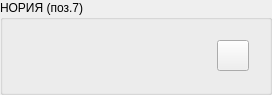
  <widget class="QGroupBox" name="panel_noria">
   <property name="geometry">
    <rect>
     <x>1560</x>
     <y>870</y>
     <width>272</width>
     <height>70</height>
    </rect>
   </property>
   <property name="title">
    <string>НОРИЯ (поз.7)</string>
   </property>
   <property name="style" stdset="0">
    <string>vodoley</string>
   </property>
   <layout class="QVBoxLayout" name="verticalLayout_6">
    <item alignment="Qt::AlignBottom">
     <widget class="QWidget" name="status_row_4" native="true">
      <layout class="QHBoxLayout" name="horizontalLayout_15">
       <item>
        <widget class="QLabel" name="powered_7">
         <property name="enabled">
          <bool>false</bool>
         </property>
         <property name="minimumSize">
          <size>
           <width>32</width>
           <height>32</height>
          </size>
         </property>
         <property name="maximumSize">
          <size>
           <width>32</width>
           <height>32</height>
          </size>
         </property>
         <property name="toolTip">
          <string>Авария ЧП. Возможно потребуется выключить-включить ЧП 9</string>
         </property>
         <property name="text">
          <string/>
         </property>
         <property name="pixmap">
          <pixmap resource="../resources.qrc">:/bolt.png</pixmap>
         </property>
         <property name="scaledContents">
          <bool>true</bool>
         </property>
        </widget>
       </item>
       <item>
        <widget class="QLabel" name="emergency_7">
         <property name="enabled">
          <bool>false</bool>
         </property>
         <property name="minimumSize">
          <size>
           <width>32</width>
           <height>32</height>
          </size>
         </property>
         <property name="maximumSize">
          <size>
           <width>32</width>
           <height>32</height>
          </size>
         </property>
         <property name="toolTip">
          <string>Аварийный останов по месту нажат</string>
         </property>
         <property name="text">
          <string/>
         </property>
         <property name="pixmap">
          <pixmap resource="../resources.qrc">:/hand.png</pixmap>
         </property>
         <property name="scaledContents">
          <bool>true</bool>
         </property>
        </widget>
       </item>
       <item>
        <widget class="QLabel" name="label_55">
         <property name="enabled">
          <bool>false</bool>
         </property>
         <property name="minimumSize">
          <size>
           <width>32</width>
           <height>32</height>
          </size>
         </property>
         <property name="maximumSize">
          <size>
           <width>32</width>
           <height>32</height>
          </size>
         </property>
         <property name="toolTip">
          <string>Включать норию нельзя (вибросито не включено)</string>
         </property>
         <property name="text">
          <string/>
         </property>
         <property name="pixmap">
          <pixmap resource="../resources.qrc">:/locked.png</pixmap>
         </property>
         <property name="scaledContents">
          <bool>true</bool>
         </property>
        </widget>
       </item>
       <item>
        <widget class="QLabel" name="label_54">
         <property name="minimumSize">
          <size>
           <width>32</width>
           <height>32</height>
          </size>
         </property>
         <property name="maximumSize">
          <size>
           <width>32</width>
           <height>32</height>
          </size>
         </property>
         <property name="toolTip">
          <string>Датчик обрыва сработал</string>
         </property>
         <property name="text">
          <string/>
         </property>
         <property name="pixmap">
          <pixmap resource="../resources.qrc">:/broken-link.png</pixmap>
         </property>
         <property name="scaledContents">
          <bool>true</bool>
         </property>
        </widget>
       </item>
       <item>
        <spacer name="horizontalSpacer_4">
         <property name="orientation">
          <enum>Qt::Horizontal</enum>
         </property>
         <property name="sizeHint" stdset="0">
          <size>
           <width>40</width>
           <height>20</height>
          </size>
         </property>
        </spacer>
       </item>
       <item>
        <widget class="QToolButton" name="toolButton_4">
         <property name="text">
          <string/>
         </property>
         <property name="icon">
          <iconset theme="system-settings">
           <normaloff>../../../../.designer/backup</normaloff>../../../../.designer/backup</iconset>
         </property>
         <property name="iconSize">
          <size>
           <width>24</width>
           <height>24</height>
          </size>
         </property>
        </widget>
       </item>
      </layout>
     </widget>
    </item>
   </layout>
  </widget>
